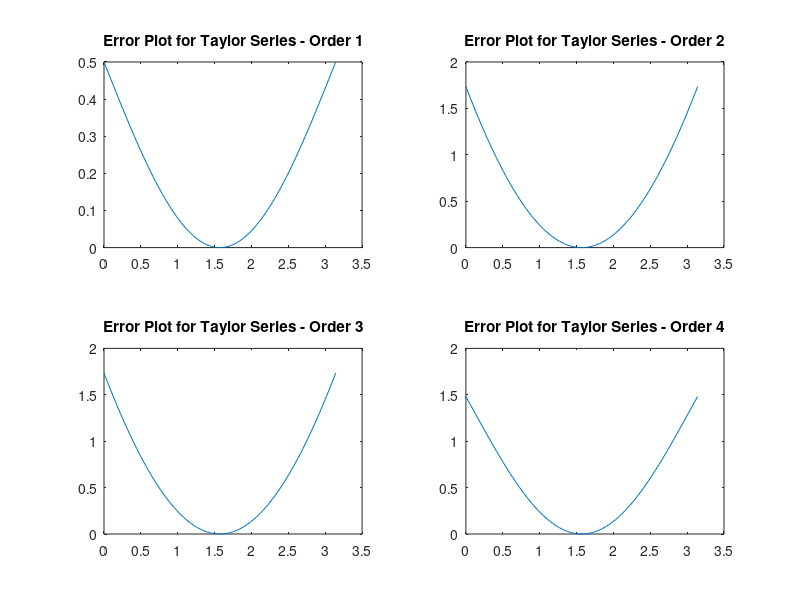

Recreate this plot in MATLAB.
%Brian Ibitoye
%21085455

f = @(x) x - 1 - 0.5*sin(x);

x0 = pi/2;

TS1 = @(x) f(x0) + (x - x0)*(1 - 0.5*cos(x0));
TS2 = @(x) TS1(x) + ((x - x0).^2)/2*(-sin(x0));
TS3 = @(x) TS2(x) + ((x - x0).^3)/6*(-cos(x0));
TS4 = @(x) TS3(x) + ((x - x0).^4)/24*(sin(x0));


x_values = linspace(0, pi, 100);
y_taylor1 = TS1(x_values);
y_taylor2 = TS2(x_values);
y_taylor3 = TS3(x_values);
y_taylor4 = TS4(x_values);


error_t1 = abs(f(x_values) - y_taylor1);
error_t2 = abs(f(x_values) - y_taylor2);
error_t3 = abs(f(x_values) - y_taylor3);
error_t4 = abs(f(x_values) - y_taylor4);


figure;
subplot(2, 2,1);
plot(x_values, error_t1);
title('Error Plot for Taylor Series - Order 1');
subplot(2, 2, 2);
plot(x_values, error_t2);
title('Error Plot for Taylor Series - Order 2');
subplot(2, 2, 3);
plot(x_values, error_t3);
title('Error Plot for Taylor Series - Order 3');
subplot(2, 2, 4);
plot(x_values, error_t4);
title('Error Plot for Taylor Series - Order 4');


max_error = [max(error_t1), max(error_t2), max(error_t3), max(error_t4)];
for i = 1:length(max_error)
    if max_error(i) > 0.015
        order = i;
    end
end

fprintf('The highest-order Taylor series expansion with error < 0.015 is order %d.\n', order);